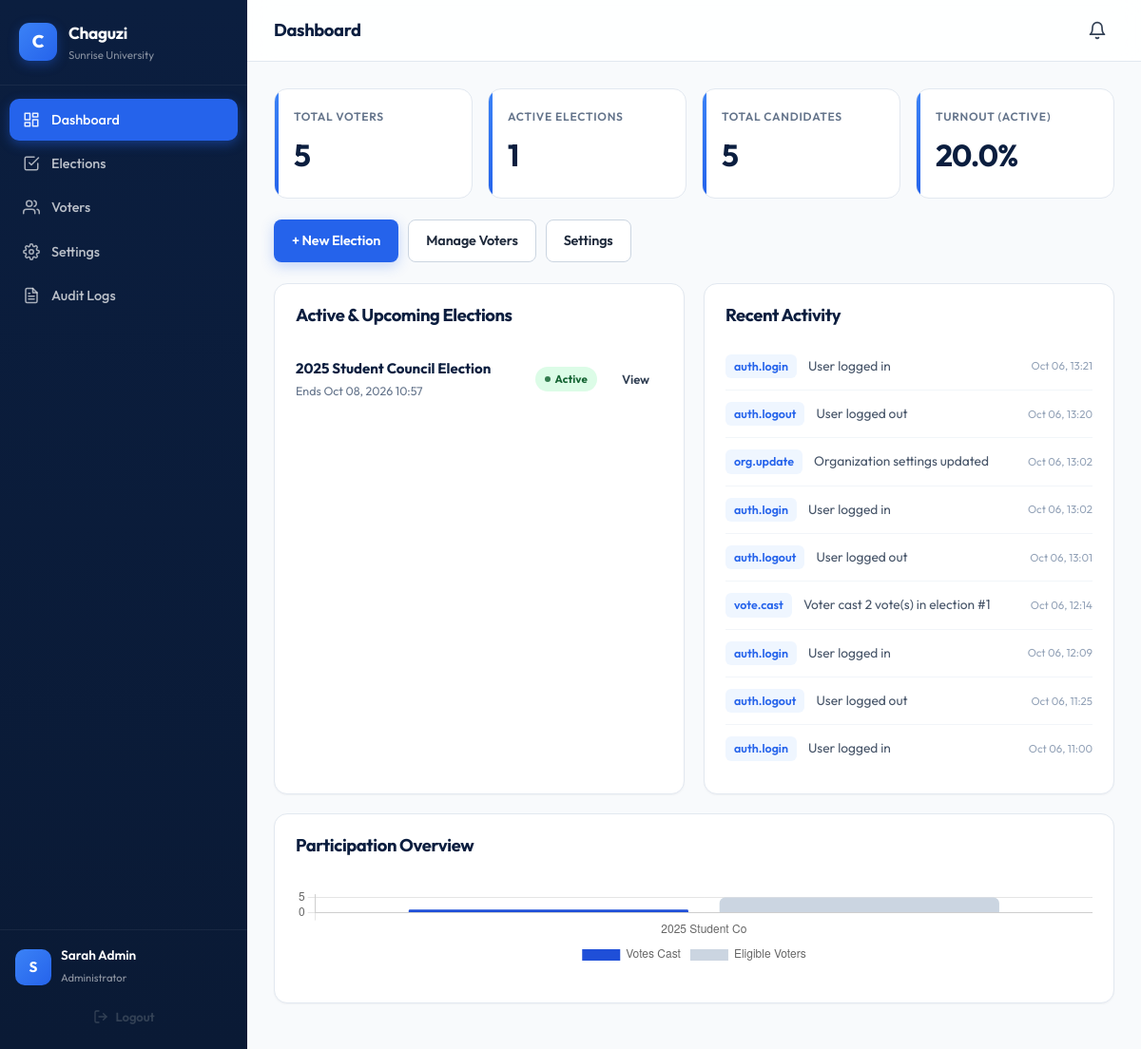
The page /admin/dashboard (signed in) on the database its author committed.
### models/organization.py (models this page shows, shortened)
class Organization(db.Model):
    __tablename__ = 'organizations'
    id = db.Column(db.Integer, primary_key=True)
    name = db.Column(db.String(200), nullable=False, unique=True, index=True)
    slug = db.Column(db.String(220), nullable=False, unique=True, index=True)
    org_type = db.Column(db.String(50), nullable=False, default='school')
    logo = db.Column(db.String(300))
    email = db.Column(db.String(150), nullable=False)
    phone = db.Column(db.String(50))
    location = db.Column(db.String(200))
    registration_number = db.Column(db.String(100))
    description = db.Column(db.Text)
    voter_id_required = db.Column(db.Boolean, default=True)
    voter_id_label = db.Column(db.String(50), default='Membership ID')
    allow_public_results = db.Column(db.Boolean, default=False)
    default_result_visibility = db.Column(db.String(20), default='after_close')
    is_active = db.Column(db.Boolean, default=True)
    created_at = db.Column(db.DateTime, default=datetime.utcnow)
    updated_at = db.Column(db.DateTime, default=datetime.utcnow, onupdate=datetime.utcnow)
    users = db.relationship('User', backref='organization', lazy='dynamic',
                            cascade='all, delete-orphan')
    elections = db.relationship('Election', backref='organization', lazy='dynamic',
                                cascade='all, delete-orphan')

### models/user.py (models this page shows, shortened)
class User(UserMixin, db.Model):
    __tablename__ = 'users'
    id = db.Column(db.Integer, primary_key=True)
    organization_id = db.Column(db.Integer, db.ForeignKey('organizations.id'),
                                 nullable=False, index=True)
    role = db.Column(db.String(20), nullable=False, default='voter', index=True)
    full_name = db.Column(db.String(150), nullable=False)
    email = db.Column(db.String(150), nullable=False, index=True)
    phone = db.Column(db.String(50))
    voter_id = db.Column(db.String(100), index=True)  # membership/student/employee ID
    password_hash = db.Column(db.String(255), nullable=False)
    is_active = db.Column(db.Boolean, default=True)
    is_approved = db.Column(db.Boolean, default=True)
    last_login = db.Column(db.DateTime)
    last_login_ip = db.Column(db.String(50))
    failed_login_attempts = db.Column(db.Integer, default=0)
    locked_until = db.Column(db.DateTime)
    created_at = db.Column(db.DateTime, default=datetime.utcnow)
    updated_at = db.Column(db.DateTime, default=datetime.utcnow, onupdate=datetime.utcnow)
    votes = db.relationship('Vote', backref='voter', lazy='dynamic',
                            foreign_keys='Vote.voter_id')
    notifications = db.relationship('Notification', backref='user', lazy='dynamic',
                                     cascade='all, delete-orphan')
    audit_logs = db.relationship('AuditLog', backref='actor', lazy='dynamic',
                                  foreign_keys='AuditLog.actor_id')
    __table_args__ = (
        db.UniqueConstraint('organization_id', 'email', name='uq_org_email'),
        db.UniqueConstraint('organization_id', 'voter_id', name='uq_org_voter_id'),
    )
    @property
    def is_admin(self):
        return self.role == 'admin'

### models/election.py (models this page shows, shortened)
class Election(db.Model):
    __tablename__ = 'elections'
    id = db.Column(db.Integer, primary_key=True)
    organization_id = db.Column(db.Integer, db.ForeignKey('organizations.id'),
                                 nullable=False, index=True)
    name = db.Column(db.String(200), nullable=False)
    description = db.Column(db.Text)
    election_type = db.Column(db.String(50), default='general')
    start_date = db.Column(db.DateTime, nullable=False)
    end_date = db.Column(db.DateTime, nullable=False)
    result_visibility = db.Column(db.String(20), default='after_close')
    status = db.Column(db.String(20), default='draft', index=True)
    allow_vote_correction = db.Column(db.Boolean, default=False)
    eligible_group = db.Column(db.String(150), default='all')
    announced_at = db.Column(db.DateTime)
    announced_by = db.Column(db.Integer, db.ForeignKey('users.id'))
    is_finalized = db.Column(db.Boolean, default=False)
    created_by = db.Column(db.Integer, db.ForeignKey('users.id'), nullable=False)
    created_at = db.Column(db.DateTime, default=datetime.utcnow)
    updated_at = db.Column(db.DateTime, default=datetime.utcnow, onupdate=datetime.utcnow)
    positions = db.relationship('Position', backref='election', lazy='dynamic',
                                 cascade='all, delete-orphan',
                                 order_by='Position.order_index')
    votes = db.relationship('Vote', backref='election', lazy='dynamic',
                            cascade='all, delete-orphan')
    def total_voters_who_voted(self):
        from models.vote import Vote
        return db.session.query(Vote.voter_id).filter_by(
            election_id=self.id
        ).distinct().count()
    def total_eligible_voters(self):
        from models.user import User
        return User.query.filter_by(
            organization_id=self.organization_id,
            role='voter',
            is_active=True,
            is_approved=True
        ).count()

### models/audit_log.py (models this page shows, shortened)
class AuditLog(db.Model):
    __tablename__ = 'audit_logs'
    id = db.Column(db.Integer, primary_key=True)
    organization_id = db.Column(db.Integer, db.ForeignKey('organizations.id'),
                                 nullable=False, index=True)
    actor_id = db.Column(db.Integer, db.ForeignKey('users.id'), index=True)
    action = db.Column(db.String(100), nullable=False, index=True)
    entity_type = db.Column(db.String(50))
    entity_id = db.Column(db.Integer)
    description = db.Column(db.Text)
    ip_address = db.Column(db.String(50))
    user_agent = db.Column(db.String(300))
    created_at = db.Column(db.DateTime, default=datetime.utcnow, index=True)

### routes/admin.py (the view)
@admin_bp.route('/dashboard')
def dashboard():
    org = current_user.organization
    org_id = org.id
    total_voters = User.query.filter_by(
        organization_id=org_id, role='voter', is_active=True).count()
    total_candidates = Candidate.query.filter_by(organization_id=org_id).count()
    active_elections = Election.query.filter_by(
        organization_id=org_id, status='active').order_by(desc(Election.start_date)).all()
    upcoming = Election.query.filter_by(
        organization_id=org_id, status='scheduled').order_by(Election.start_date).limit(5).all()
    completed = Election.query.filter_by(
        organization_id=org_id).filter(
        Election.status.in_(['closed', 'announced'])
    ).order_by(desc(Election.end_date)).limit(5).all()
    turnout = 0
    if active_elections:
        e = active_elections[0]
        voted = db.session.query(Vote.voter_id).filter_by(election_id=e.id).distinct().count()
        turnout = round((voted / total_voters) * 100, 1) if total_voters else 0
    recent = AuditLog.query.filter_by(organization_id=org_id)\
        .order_by(desc(AuditLog.created_at)).limit(10).all()
    elections_all = Election.query.filter_by(organization_id=org_id)\
        .order_by(desc(Election.created_at)).limit(6).all()
    chart_labels = [e.name[:15] for e in reversed(elections_all)]
    chart_votes = [e.total_voters_who_voted() for e in reversed(elections_all)]
    chart_eligible = [e.total_eligible_voters() for e in reversed(elections_all)]
    return render_template('admin/dashboard.html',
                           org=org,
                           total_voters=total_voters,
                           total_candidates=total_candidates,
                           active_elections=active_elections,
                           upcoming=upcoming,
                           completed=completed,
                           turnout=turnout,
                           recent=recent,
                           chart_labels=chart_labels,
                           chart_votes=chart_votes,
                           chart_eligible=chart_eligible)

### routes/admin.py (called while the page is built)
@admin_bp.before_request
@login_required
@admin_required
def before_admin():
    pass

### templates/admin/dashboard.html (shortened to what this page needs)
{% extends "base.html" %}
{% block page_title %}Dashboard{% endblock %}
{% block body_class %}admin{% endblock %}
{% block content %}
<div class="dash-grid">
    <div class="stat-card">
        <div class="stat-label">Total Voters</div>
        <div class="stat-value">{{ total_voters }}</div>
    </div>
    <div class="stat-card">
        <div class="stat-label">Active Elections</div>
        <div class="stat-value">{{ active_elections|length }}</div>
    </div>
    <div class="stat-card">
        <div class="stat-label">Total Candidates</div>
        <div class="stat-value">{{ total_candidates }}</div>
    </div>
    <div class="stat-card">
        <div class="stat-label">Turnout (active)</div>
        <div class="stat-value">{{ turnout }}%</div>
    </div>
</div>
<div class="quick-actions">
    <a href="{{ url_for('admin.election_new') }}" class="btn btn-primary">+ New Election</a>
    <a href="{{ url_for('admin.voters') }}" class="btn btn-outline">Manage Voters</a>
    <a href="{{ url_for('admin.settings') }}" class="btn btn-outline">Settings</a>
</div>
<div class="two-col">
    <section class="panel">
        <div class="panel-header"><h2>Active & Upcoming Elections</h2></div>
        {% if active_elections %}
            {% for e in active_elections %}
            <div class="election-row">
                <div>
                    <strong>{{ e.name }}</strong>
                    <small>Ends {{ e.end_date.strftime('%b %d, %Y %H:%M') }}</small>
                </div>
                <span class="badge badge-active">Active</span>
                <a href="{{ url_for('admin.election_detail', election_id=e.id) }}" class="btn btn-sm btn-ghost">View</a>
            </div>
            {% endfor %}
        {% else %}
            <p class="empty">No active elections.</p>
        {% endif %}
    </section>
    <section class="panel">
        <div class="panel-header"><h2>Recent Activity</h2></div>
        {% if recent %}
            <ul class="activity-list">
                {% for r in recent %}
                <li>
                    <span class="activity-action">{{ r.action }}</span>
                    <span class="activity-desc">{{ r.description or '' }}</span>
                    <small>{{ r.created_at.strftime('%b %d, %H:%M') }}</small>
                </li>
                {% endfor %}
            </ul>
        {% else %}
            <p class="empty">No recent activity.</p>
        {% endif %}
    </section>
</div>
<section class="panel">
    <div class="panel-header"><h2>Participation Overview</h2></div>
    <div class="chart-wrap">
        <canvas id="participationChart" height="90"></canvas>
    </div>
</section>
<script>
window.CHART_DATA = {
    labels: {{ chart_labels|tojson }},
    votes: {{ chart_votes|tojson }},
    eligible: {{ chart_eligible|tojson }},
};
</script>
{% endblock %}

### templates/base.html (shortened to what this page needs)
<!DOCTYPE html>
<html lang="en">
<head>
    <link rel="stylesheet" href="{{ url_for('static', filename='css/style.css') }}">
</head>
<body class="{% block body_class %}{% endblock %}">
    {% if current_user.is_authenticated %}
    <div class="app-layout">
        <aside class="sidebar" id="sidebar">
            <div class="sidebar-brand">
                <div class="brand-mark">C</div>
                <div class="brand-text">
                    <strong>Chaguzi</strong>
                    <small>{{ current_user.organization.name[:22] }}</small>
                </div>
            </div>
            <nav class="sidebar-nav">
                {% if current_user.is_admin %}
                    <a href="{{ url_for('admin.dashboard') }}" class="nav-item {{ 'active' if request.endpoint == 'admin.dashboard' }}">
                        <svg class="nav-icon" viewBox="0 0 24 24" fill="none" stroke="currentColor" stroke-width="2" stroke-linecap="round" stroke-linejoin="round"><rect x="3" y="3" width="7" height="9"/><rect x="14" y="3" width="7" height="5"/><rect x="14" y="12" width="7" height="9"/><rect x="3" y="16" width="7" height="5"/></svg>
                        <span>Dashboard</span>
                    </a>
                    <a href="{{ url_for('admin.elections') }}" class="nav-item {{ 'active' if request.endpoint and request.endpoint.startswith('admin.election') }}">
                        <svg class="nav-icon" viewBox="0 0 24 24" fill="none" stroke="currentColor" stroke-width="2" stroke-linecap="round" stroke-linejoin="round"><path d="M9 11l3 3L22 4"/><path d="M21 12v7a2 2 0 0 1-2 2H5a2 2 0 0 1-2-2V5a2 2 0 0 1 2-2h11"/></svg>
                        <span>Elections</span>
                    </a>
                    <a href="{{ url_for('admin.voters') }}" class="nav-item {{ 'active' if request.endpoint == 'admin.voters' }}">
                        <svg class="nav-icon" viewBox="0 0 24 24" fill="none" stroke="currentColor" stroke-width="2" stroke-linecap="round" stroke-linejoin="round"><path d="M17 21v-2a4 4 0 0 0-4-4H5a4 4 0 0 0-4 4v2"/><circle cx="9" cy="7" r="4"/><path d="M23 21v-2a4 4 0 0 0-3-3.87"/><path d="M16 3.13a4 4 0 0 1 0 7.75"/></svg>
                        <span>Voters</span>
                    </a>
                    <a href="{{ url_for('admin.settings') }}" class="nav-item {{ 'active' if request.endpoint == 'admin.settings' }}">
                        <span>Settings</span>
                    </a>
                    <a href="{{ url_for('admin.audit_logs') }}" class="nav-item {{ 'active' if request.endpoint == 'admin.audit_logs' }}">
                        <span>Audit Logs</span>
                    </a>
                {% endif %}
            </nav>
            <div class="sidebar-footer">
                <div class="user-mini">
                    <div class="avatar">{{ current_user.full_name[0]|upper }}</div>
                    <div class="user-mini-info">
                        <strong>{{ current_user.full_name }}</strong>
                        <small>{{ 'Administrator' if current_user.is_admin else 'Voter' }}</small>
                    </div>
                </div>
                <a href="{{ url_for('auth.logout') }}" class="btn btn-ghost btn-sm btn-block">
                    <svg viewBox="0 0 24 24" fill="none" stroke="currentColor" stroke-width="2" stroke-linecap="round" stroke-linejoin="round" style="width:16px;height:16px;"><path d="M9 21H5a2 2 0 0 1-2-2V5a2 2 0 0 1 2-2h4"/><polyline points="16 17 21 12 16 7"/><line x1="21" y1="12" x2="9" y2="12"/></svg>
                    Logout
                </a>
            </div>
        </aside>
        <div class="main-area">
            <header class="topbar">
                <div class="topbar-title">{% block page_title %}Dashboard{% endblock %}</div>
                <div class="topbar-right">
                    <button class="notif-bell" id="notifBell" aria-label="Notifications">
                        <svg viewBox="0 0 24 24" fill="none" stroke="currentColor" stroke-width="2" stroke-linecap="round" stroke-linejoin="round"><path d="M18 8A6 6 0 0 0 6 8c0 7-3 9-3 9h18s-3-2-3-9"/><path d="M13.73 21a2 2 0 0 1-3.46 0"/></svg>
                    </button>
                </div>
            </header>
            <main class="content">
                {% block content %}{% endblock %}
            </main>
        </div>
    </div>
    {% else %}
        {% block public_content %}{% endblock %}
    {% endif %}
</body>
</html>

### rows shown on the page
Organization: organization "Sunrise University"
User: full_name "S", full_name "Sarah Admin", role "Administrator"
Election: name "2025 Student Council Election", end_date "Oct 08, 2026 10:57"
AuditLog: action "auth.login", description "User logged in", created_at "Oct 06, 13:21"
AuditLog: action "auth.logout", description "User logged out", created_at "Oct 06, 13:20"
AuditLog: action "org.update", description "Organization settings updated", created_at "Oct 06, 13:02"
AuditLog: action "auth.login", description "User logged in", created_at "Oct 06, 13:02"
AuditLog: action "auth.logout", description "User logged out", created_at "Oct 06, 13:01"
AuditLog: action "vote.cast", description "Voter cast 2 vote(s) in election #1", created_at "Oct 06, 12:14"
AuditLog: action "auth.login", description "User logged in", created_at "Oct 06, 12:09"
AuditLog: action "auth.logout", description "User logged out", created_at "Oct 06, 11:25"
AuditLog: action "auth.login", description "User logged in", created_at "Oct 06, 11:00"

### other values the page prints
{{ total_voters }} "5"
{{ active_elections|length }} "1"
{{ total_candidates }} "5"
{{ turnout }} "20.0"
